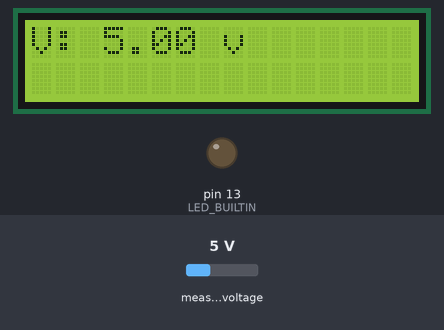
This program was run on a simulated Arduino Nano, built with avr-gcc and run on an emulated ATmega328P. Shown: 16×2 character LCD, output pins drawn as LEDs (lit = HIGH). Inputs (shaded band) come from the test bench; at power-on: measured voltage 5 V. What the program prints to the serial monitor is not drawn.

Above: at 1.2 s.
1.3 s: measured voltage set to 0.3 V
At 2.6 s:
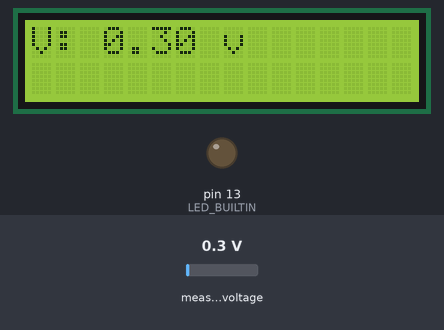
2.9 s: measured voltage set to 3.8 V
At 4.2 s:
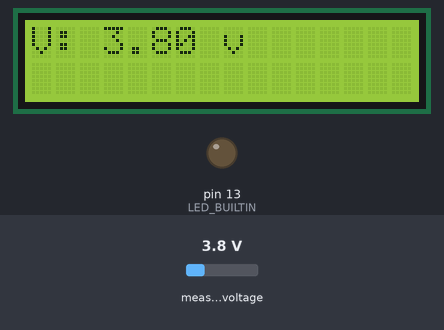
4.5 s: measured voltage set to 7.5 V
At 5.8 s:
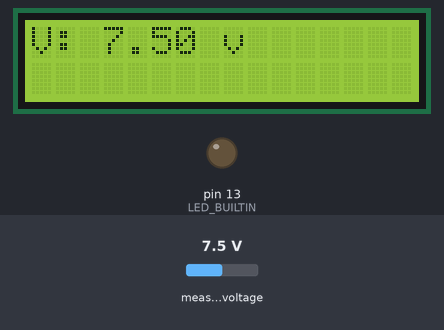
Timing chart, 0 to 7.5 s (numbered marks = the images above; inputs shaded):
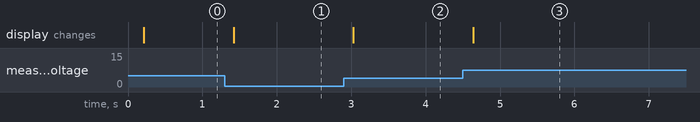

The program:

main.cpp
```cpp
// clang-format off
#include <Arduino.h>
#include <Wire.h>
#include <LiquidCrystal_PCF8574.h>
#include <Adafruit_I2CDevice.h>
#include <Adafruit_INA260.h>
// clang-format on

LiquidCrystal_PCF8574 lcd(0x27);

Adafruit_INA260 ina260 = Adafruit_INA260();

void setup() {
  Serial.begin(9600);
  Serial.println("Nano power supply");
  pinMode(LED_BUILTIN, OUTPUT);
  digitalWrite(LED_BUILTIN, LOW);

  lcd.begin(16, 2);
  lcd.home();
  lcd.clear();
  lcd.setBacklight(true);

  if (!ina260.begin()) {
    Serial.println("Could not find INA260");
    lcd.println("Error!");
    lcd.println("Sensor missing");
  }
}

void loop() {
  static bool pleaseUpdate = false;
  static uint32_t lastUpdate = 0;

  float voltage = ina260.readBusVoltage() / 1000;

  if (pleaseUpdate || millis() - lastUpdate > 200) {
    pleaseUpdate = false;
    lastUpdate = millis();
    lcd.home();
    lcd.print("V: ");
    lcd.print(voltage);
    lcd.print(" v ");
  }
}
```

Measured:
- after the input at 1.3 s, the display: changes after 0.12 s (image 1)
- after the input at 2.9 s, the display: changes after 0.13 s (image 2)
- after the input at 4.5 s, the display: changes after 0.14 s (image 3)
